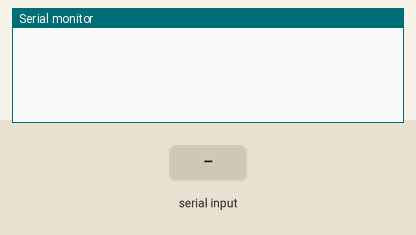
This sketch was run on a simulated Arduino Uno, built with avr-gcc and run on an emulated ATmega328P. On the bench: the last lines printed to the serial monitor. The test bench sets the inputs (shaded band).

Above: at 1.2 s.
1.3 s: "a" received over Serial
At 1.9 s:
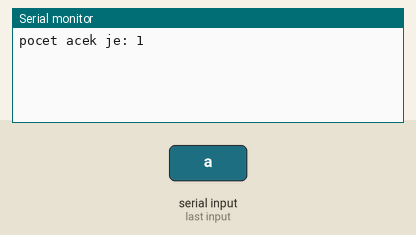
2.8 s: "A" received over Serial
At 4.3 s:
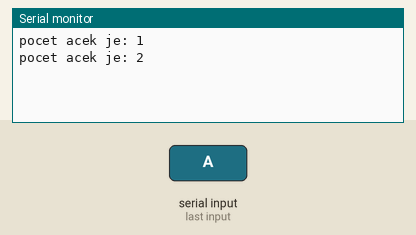

The sketch:

zakladni_prace_s_polem.ino
```cpp
unsigned int pocet_acek = 0;
unsigned long cas_posledniho_prijateho_znaku = 0;
byte uz_poslano = LOW;

void setup() {

  // konfigurace seriove linky
  Serial.begin(9600);
}

void loop() {

  // kontrola poctu prijatych znaku
  if (Serial.available() > 0) {

    cas_posledniho_prijateho_znaku = millis();
    uz_poslano = LOW;

    // precteni nejstarsiho znaku
    char c = Serial.read();

    // kontrola, zda se jedna o znak a/A
    if (c == 'a' || c == 'A') {

      // pricteni poctu a/A
      pocet_acek++;
      Serial.print("pocet acek je: ");
      Serial.println(pocet_acek);
    }
  }

  if (millis() - cas_posledniho_prijateho_znaku >= 5000 && uz_poslano == LOW) {
    pocet_acek = 0;
    uz_poslano = HIGH;
    Serial.println("vynulovano");
  }
}
```

Measured:
- after the input at 1.3 s, the serial monitor: prints a new line at once (image 1)
- after the input at 2.8 s, the serial monitor: prints a new line at once (image 2)
